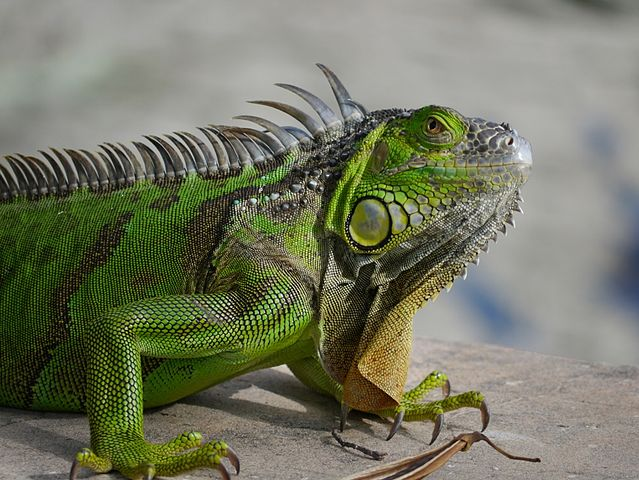
#> input picture iguane.jpg, 639 x 480 px
$ jupyter execute 'Exo 7.ipynb'
#> lines starting #> are read from the running program, lines starting #| are printed output that depends on the picture
[cell 1]
#Exercice 7 (Si l'image n'est pas en négatif, relancer le programme, il affiche d'abord l'image original puis pour la deuxième exècution l'image en négative)
from PIL import Image,ImageDraw
from IPython.display import display
#taille image
largeur =639
hauteur=480

img=Image.open("iguane.jpg")
#> img is the input picture: PIL image 639x480 RGB; mean R, G, B 115.9, 118.8, 98.7
for x in range (largeur):
    for y in range (hauteur):
        r,v,b=img.getpixel((x,y))
        nr,nv,nb=255-r,255-v,255-b
        img.putpixel((x,y),(nr,nv,nb))
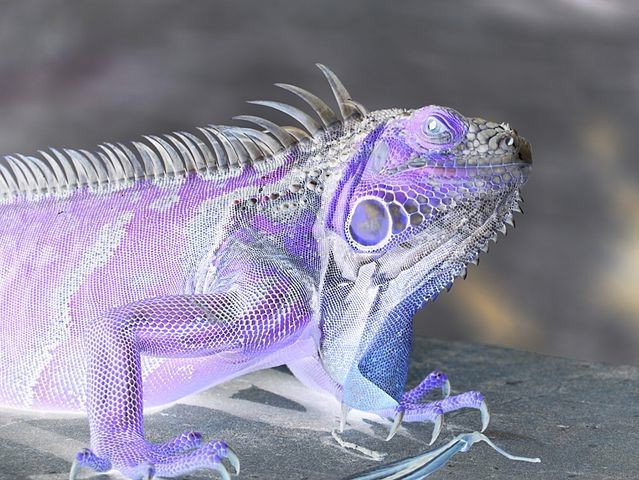
#> img: PIL image 639x480 RGB; mean R, G, B 139.1, 136.2, 156.3
        #print(x,y,nr,nv,nb)
img.save("iguane.jpg")
display(img)
